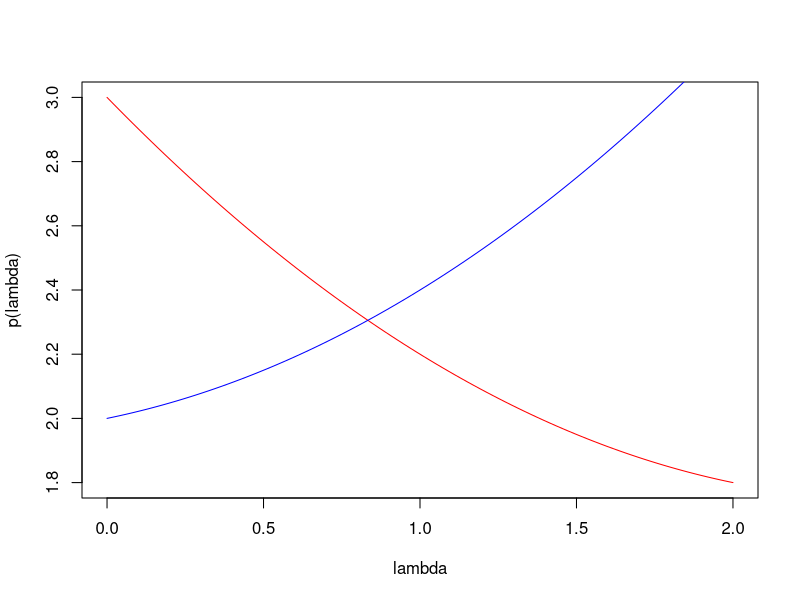
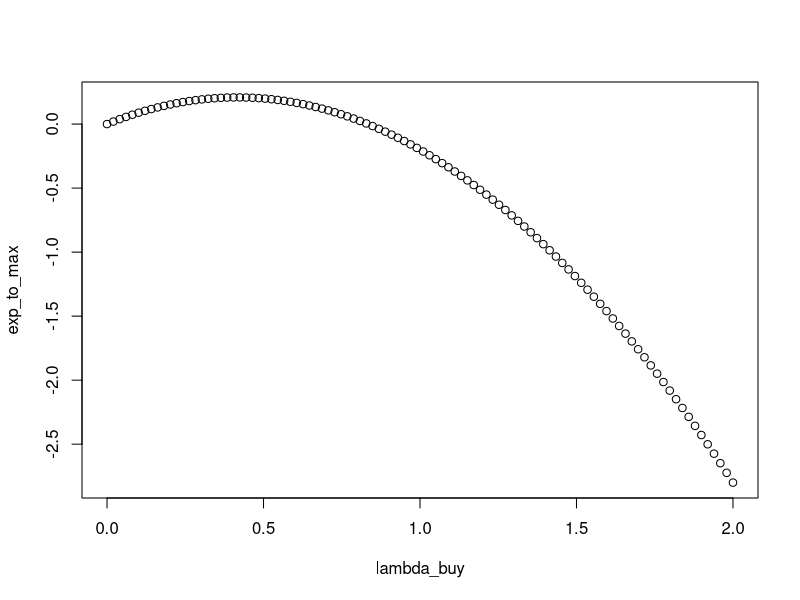

Recreate these plots in R, in order.
# 
# Written by:
# -- 
# John L. Weatherwax                2009-04-21
# 
# email: wax@alum.mit.edu
# 
# Please send comments and especially bug reports to the
# above email address.
# 
#-----

lambda_buy = seq( from=0, to=2, length.out=100 )
lambda_sell = lambda_buy

p_lambda_buy = 3 - lambda_buy + 0.2 * lambda_buy^2
p_lambda_sell = 2 + 0.2 * lambda_sell + 0.2 * lambda_sell^2

#postscript("../../WriteUp/Graphics/Chapter11/ex_11_1_p_vs_lambda_plot.eps", onefile=FALSE, horizontal=FALSE)

plot( lambda_buy, p_lambda_buy, col="red", type="l", xlab="lambda", ylab="p(lambda)" )
lines( lambda_sell, p_lambda_sell, col="blue" )

#dev.off()

# To find the optimal bid and ask prices we can maximize the expression lambda * ( p_lambda_buy - p_lambda_sell )
exp_to_max = lambda_buy * ( p_lambda_buy - p_lambda_sell ) 
plot( lambda_buy, exp_to_max )

spot = which.max( exp_to_max )
max_value = max(exp_to_max)
max_argument = lambda_buy[spot]
p_bid = p_lambda_sell[spot] 
p_ask = p_lambda_buy[spot]
print( sprintf("max profit= %6.6f; lambda= %6.6f; p_bid = %6.2f; p_ask= %6.2f", exp_to_max[spot], lambda_buy[spot], p_bid, p_ask ) );
